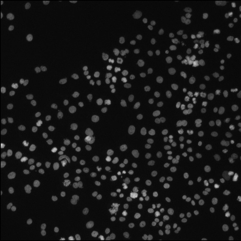
#> input picture 02_Histogram/cells.tif, 241 x 241 px
$ jupyter execute thresholding.ipynb
#> lines starting #> are read from the running program, lines starting #| are printed output that depends on the picture; after the words box and inside, x2 and y2 are one past the last pixel; in counts of white or black regions, pixels touching at a corner belong together
[cell 1]
import numpy as np
import matplotlib.pyplot as plt
import skimage.filters as filters
import skimage.io as io

[cell 2]
image = io.imread('cells.tif')
#> image is the input picture: shape (241, 241); min 1, max 202, mean 23
print(image.shape)
#| (241, 241)
plt.imshow(image, cmap='gray')

thresh = filters.threshold_otsu(image)
#> thresh = 45
print('Otsu threshold = {}'.format(thresh))
#| Otsu threshold = 45

[cell 3]
image_binary = image > thresh
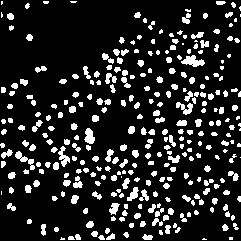
#> image_binary: shape (241, 241) bool; 15.2% white; 309 white regions (90 under 20 px), largest, box (x1, y1, x2, y2) and area: (181, 55, 205, 67) 162, (15, 151, 35, 170) 126, (84, 128, 95, 144) 119
plt.imshow(image_binary, cmap='gray')


$ run again, with 02_Histogram/GFP_06-DAPI.tif copied over 02_Histogram/cells.tif
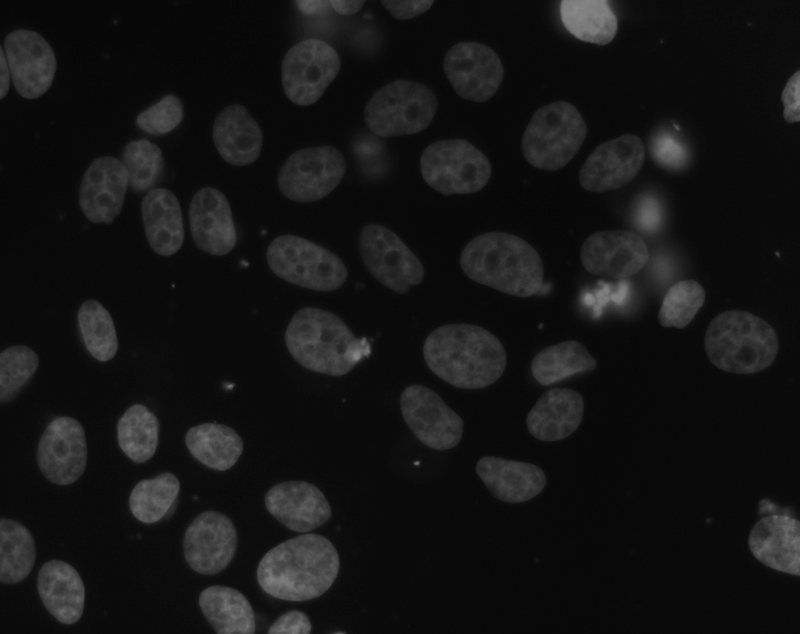
#> input picture 02_Histogram/GFP_06-DAPI.tif, 800 x 634 px
#> image is the input picture: shape (634, 800); min 6, max 137, mean 20.5
#| (634, 800)
#> thresh = 33
#| Otsu threshold = 33
#> `image_binary = image > thresh`:
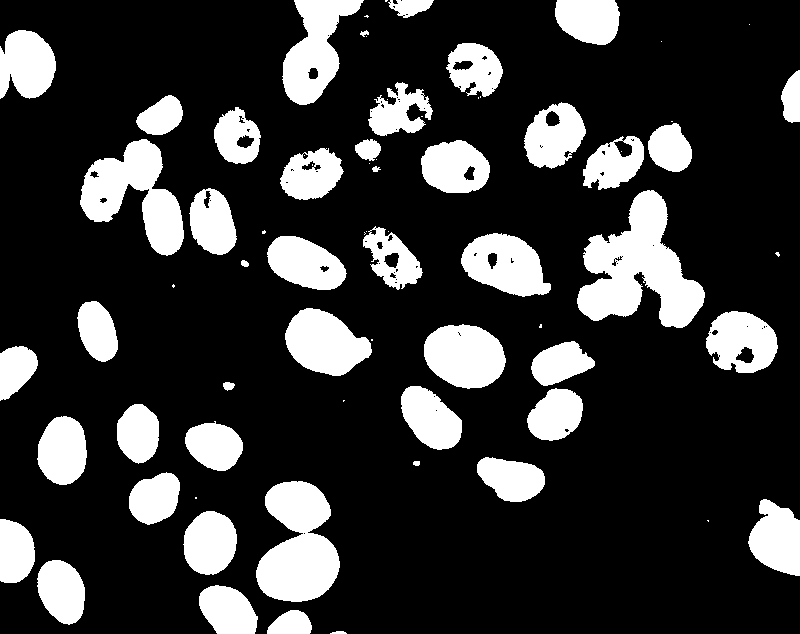
#> image_binary: shape (634, 800) bool; 21.3% white; 73 white regions (26 under 20 px), largest, box (x1, y1, x2, y2) and area: (577, 190, 705, 328) 9240, (256, 481, 340, 602) 6916, (80, 139, 184, 256) 6019

$ run again, with 02_Histogram/XY09_video.jpg saved as 02_Histogram/cells.tif
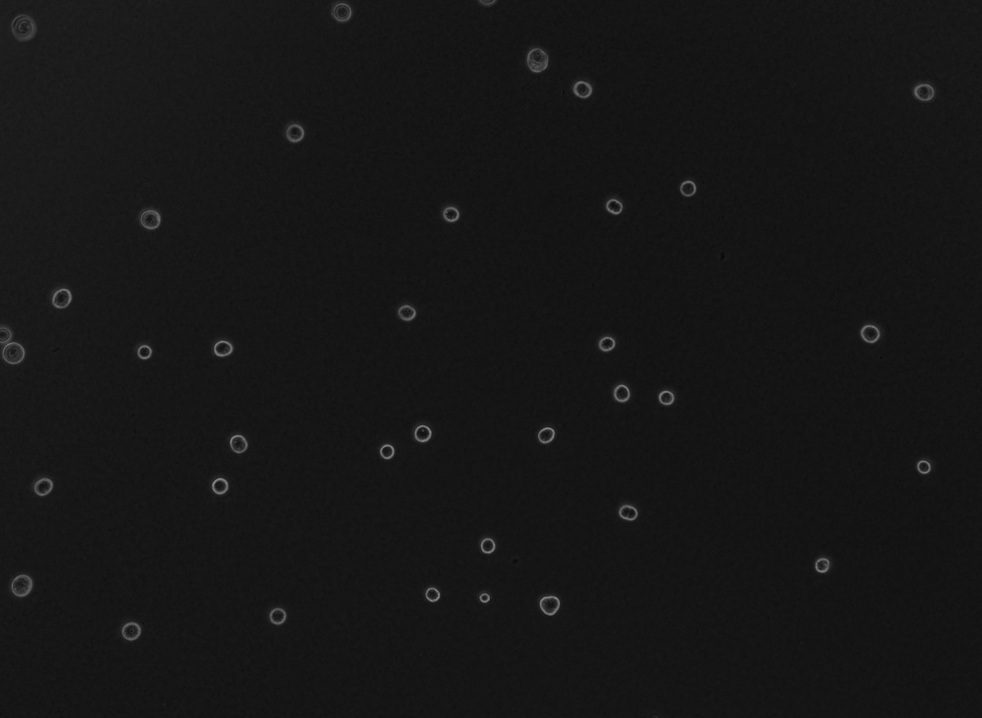
#> input picture 02_Histogram/XY09_video.jpg, 982 x 718 px, shrunk from 1794 x 1312 before the run
#> image is the input picture: shape (718, 982); min 9, max 137, mean 22.2
#| (718, 982)
#> thresh = 48
#| Otsu threshold = 48
#> `image_binary = image > thresh`:
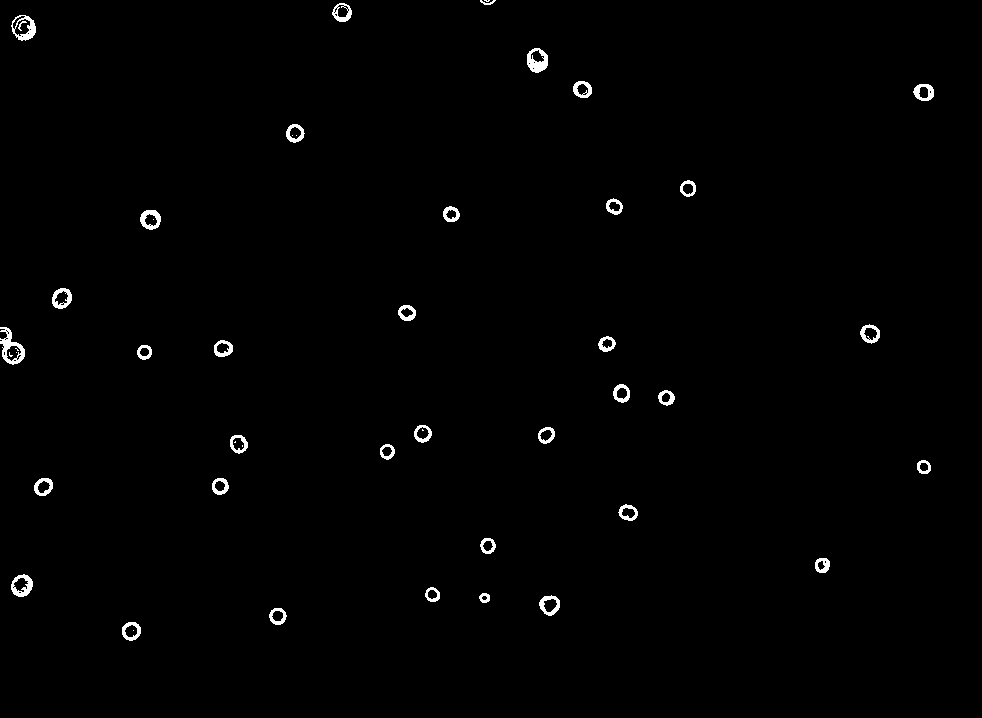
#> image_binary: shape (718, 982) bool; 0.89% white; 48 white regions (11 under 20 px), largest, box (x1, y1, x2, y2) and area: (0, 327, 25, 365) 391, (527, 48, 548, 73) 322, (11, 15, 36, 41) 284
